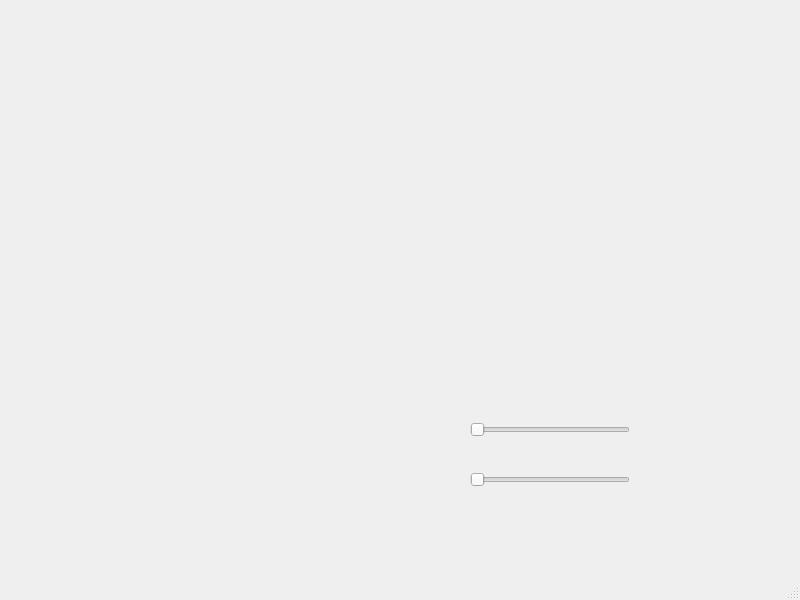
<?xml version="1.0" encoding="UTF-8"?>
<ui version="4.0">
 <class>MainWindow</class>
 <widget class="QMainWindow" name="MainWindow">
  <property name="geometry">
   <rect>
    <x>0</x>
    <y>0</y>
    <width>800</width>
    <height>600</height>
   </rect>
  </property>
  <property name="windowTitle">
   <string>MainWindow</string>
  </property>
  <widget class="QWidget" name="centralwidget">
   <widget class="QSlider" name="horizontalSlider">
    <property name="geometry">
     <rect>
      <x>470</x>
      <y>420</y>
      <width>160</width>
      <height>19</height>
     </rect>
    </property>
    <property name="orientation">
     <enum>Qt::Horizontal</enum>
    </property>
   </widget>
   <widget class="QSlider" name="horizontalSlider_2">
    <property name="geometry">
     <rect>
      <x>470</x>
      <y>470</y>
      <width>160</width>
      <height>19</height>
     </rect>
    </property>
    <property name="orientation">
     <enum>Qt::Horizontal</enum>
    </property>
   </widget>
  </widget>
  <widget class="QMenuBar" name="menubar">
   <property name="geometry">
    <rect>
     <x>0</x>
     <y>0</y>
     <width>800</width>
     <height>23</height>
    </rect>
   </property>
  </widget>
  <widget class="QStatusBar" name="statusbar"/>
 </widget>
 <resources/>
 <connections/>
</ui>
